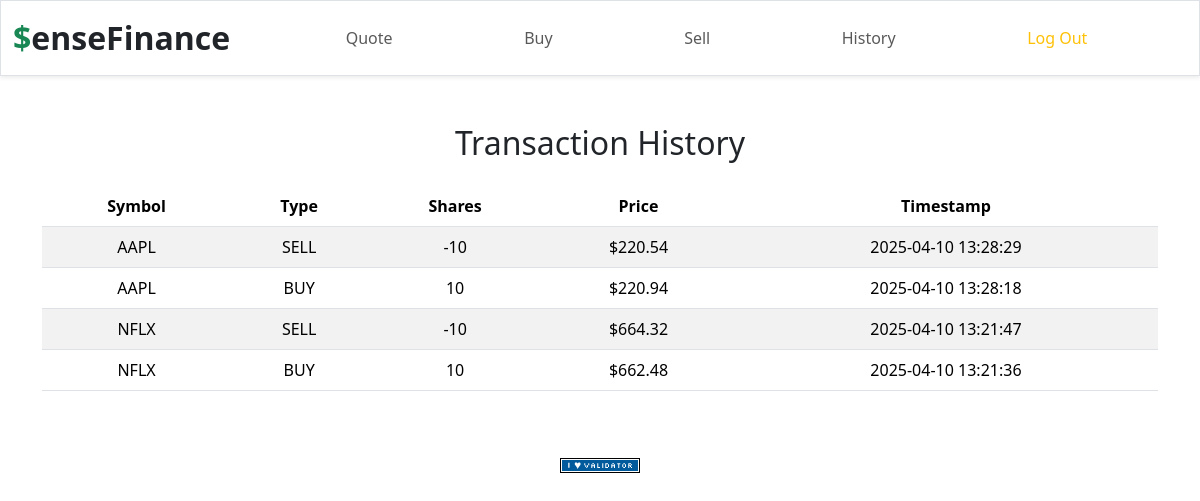
The app's page /history (signed in) with its own data.
### tables this page shows
CREATE TABLE transactions (
    id INTEGER PRIMARY KEY AUTOINCREMENT,
    user_id INTEGER NOT NULL,
    symbol TEXT NOT NULL,
    shares INTEGER NOT NULL,              -- positivo (compra), negativo (venda)
    price REAL NOT NULL,                  -- preço unitário no momento da transação
    type TEXT CHECK(type IN ('BUY', 'SELL')) NOT NULL,
    timestamp DATETIME DEFAULT CURRENT_TIMESTAMP,
    FOREIGN KEY (user_id) REFERENCES users(id)
);

### Week 9.flask/finance/app.py (the view)
@app.route("/history")
@login_required
def history():
    user_id = session["user_id"]
    transactions = db.execute("""
        SELECT symbol, shares, price, type, timestamp
        FROM transactions
        WHERE user_id = ?
        ORDER BY timestamp DESC
    """, user_id)
    return render_template("history.html", transactions=transactions)

### Week 9.flask/finance/app.py (called while the page is built)
@app.after_request
def after_request(response):
    response.headers["Cache-Control"] = "no-cache, no-store, must-revalidate"
    response.headers["Expires"] = 0
    response.headers["Pragma"] = "no-cache"
    return response

### Week 9.flask/finance/helpers.py (called while the page is built)
def login_required(f):
    @wraps(f)
    def decorated_function(*args, **kwargs):
        if session.get("user_id") is None:
            return redirect("/login")
        return f(*args, **kwargs)
    return decorated_function

### Week 9.flask/finance/templates/history.html (shortened to what this page needs)
{% extends "layout.html" %}
{% block main %}
    <h2 class="mb-4">Transaction History</h2>
    <table class="table table-striped">
        <thead>
            <tr>
                <th>Symbol</th>
                <th>Type</th>
                <th>Shares</th>
                <th>Price</th>
                <th>Timestamp</th>
            </tr>
        </thead>
        <tbody>
            {% for row in transactions %}
            <tr>
                <td>{{ row.symbol }}</td>
                <td>{{ row.type }}</td>
                <td>{{ row.shares }}</td>
                <td>${{ "%.2f"|format(row.price) }}</td>
                <td>{{ row.timestamp }}</td>
            </tr>
            {% endfor %}
        </tbody>
    </table>
{% endblock %}

### Week 9.flask/finance/templates/layout.html (shortened to what this page needs)
<!DOCTYPE html>
<html lang="en">
    <head>
        <link href="https://cdn.jsdelivr.net/npm/bootstrap@5.3.3/dist/css/bootstrap.min.css" rel="stylesheet">
        <link href="/static/styles.css" rel="stylesheet">
    </head>
    <body>
        <nav class="bg-white border navbar navbar-expand-md navbar-white shadow-sm">
            <div class="container-fluid">
              <a class="navbar-brand d-flex align-items-center" href="/">
                <span class="text-success fs-2 fw-bold">$</span>
                <span class="text-dark fs-2 fw-bold">ense</span>
                <span class="text-dark fs-2 fw-bold"> Finance</span>
              </a>
              <div class="collapse navbar-collapse justify-content-between" id="navbar">
                {% if session["user_id"] %}
                <ul class="navbar-nav d-flex flex-row justify-content-evenly align-items-center w-100">
                  <li class="nav-item px-4"><a class="nav-link" href="/quote">Quote</a></li>
                  <li class="nav-item px-4"><a class="nav-link" href="/buy">Buy</a></li>
                  <li class="nav-item px-4"><a class="nav-link" href="/sell">Sell</a></li>
                  <li class="nav-item px-4"><a class="nav-link" href="/history"> History</a></li>
                  <li class="nav-item px-4"><a class="nav-link text-warning" href="/logout">Log Out</a></li>
                </ul>
                {% else %}
                <ul class="navbar-nav d-flex flex-row justify-content-evenly align-items-center w-100">
                  <li class="nav-item px-3"><a class="nav-link" href="/register"> Register</a></li>
                  <li class="nav-item px-3"><a class="nav-link" href="/login">🔐 Log In</a></li>
                </ul>
                {% endif %}
              </div>
            </div>
          </nav>
        <main class="container py-5 text-center">
            {% block main %}{% endblock %}
        </main>
        <footer class="mb-5">
            <form action="https://validator.w3.org/check" class="text-center" enctype="multipart/form-data" method="post" target="_blank">
                <input alt="Validate" src="/static/I_heart_validator.png" type="image">
            </form>
        </footer>
    </body>
</html>

### Week 9.flask/finance/static/styles.css (style rules this page uses)
nav .navbar-brand { font-size: xx-large; }

### records on screen
transactions: symbol "AAPL", type "SELL", shares "-10", price "220.54", timestamp "2025-04-10 13:28:29"
transactions: symbol "AAPL", type "BUY", shares "10", price "220.94", timestamp "2025-04-10 13:28:18"
transactions: symbol "NFLX", type "SELL", shares "-10", price "664.32", timestamp "2025-04-10 13:21:47"
transactions: symbol "NFLX", type "BUY", shares "10", price "662.48", timestamp "2025-04-10 13:21:36"
